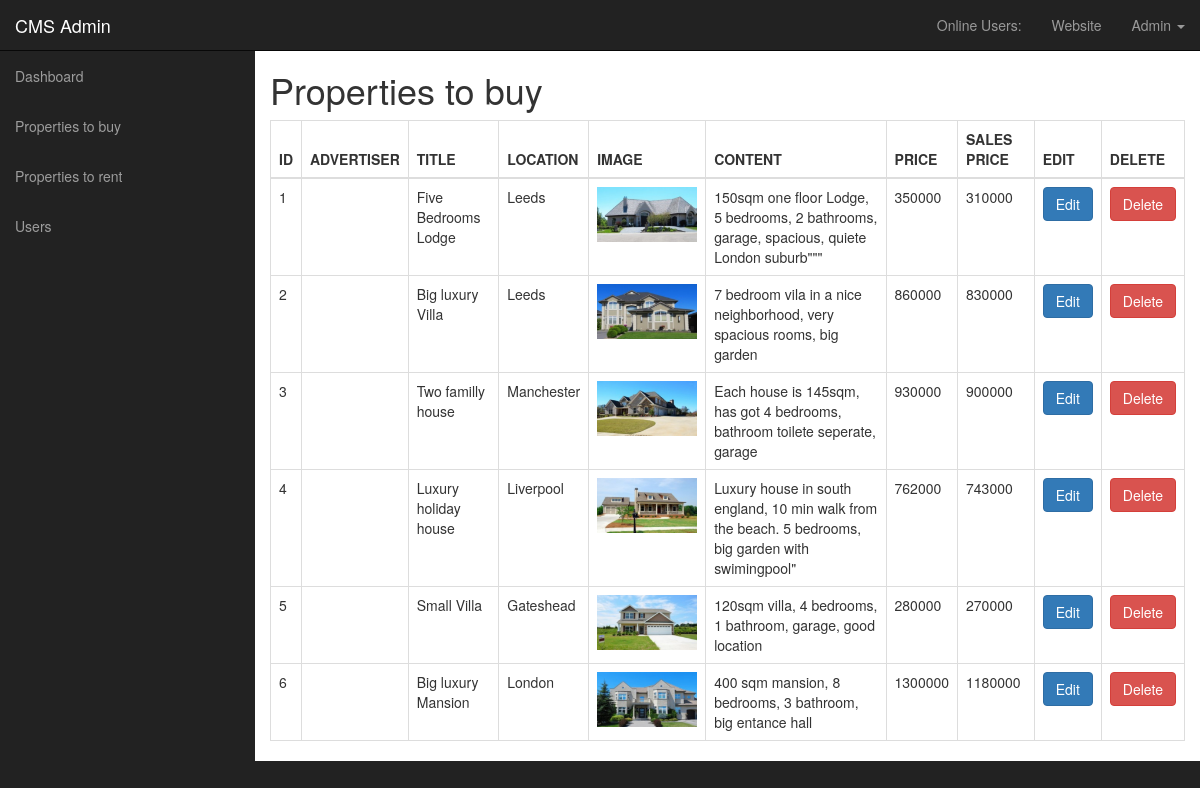
Screenshot of /admin/all_properties_buy.php (signed in) with the database file from the repository.
### tables this page shows
CREATE TABLE `properties_buy` (
  `prop_id` int(11) NOT NULL,
  `prop_advertiser` varchar(255) NOT NULL,
  `prop_title` varchar(255) NOT NULL,
  `prop_location` varchar(255) NOT NULL,
  `prop_image` text NOT NULL,
  `prop_content` text NOT NULL,
  `prop_price` int(10) NOT NULL,
  `prop_sale_price` int(10) NOT NULL,
  `prop_sqm` int(11) NOT NULL,
  `prop_bedrooms` int(3) NOT NULL,
  `prop_bathrooms` int(3) NOT NULL,
  `prop_floor` int(3) NOT NULL,
  `prop_balcony` tinyint(1) NOT NULL,
  `prop_elevator` tinyint(1) NOT NULL,
  `prop_garage` tinyint(1) NOT NULL,
  `prop_garden` tinyint(1) NOT NULL,
  `prop_renovated` tinyint(1) NOT NULL
);

### admin/include/functions.php (called while the page is built, shortened)
<?php
function isAdmin(){
    if(isset($_SESSION['user_role']) && $_SESSION['user_role'] == 'Admin'){
        return true;
    }else{
        return false;
    }
}
 ?>

### admin/all_properties_buy.php (the view, shortened to what this page needs)
<?php include("include/admin-header.php");?>
    <div class="wrapper">
        <?php include("include/navigation.php");?>
        <div class="main-content">
            <div class="container-fluid">
                <div class="row">
                    <div class="col-xs-12">
                        <h1>Properties to buy</h1>
                        <div class="table-responsive">
                          <table class="table table-bordered">
                              <thead>
                                  <tr>
                                      <th>ID</th>
                                      <th>ADVERTISER</th>
                                      <th>TITLE</th>
                                      <th>LOCATION</th>
                                      <th>IMAGE</th>
                                      <th>CONTENT</th>
                                      <th>PRICE</th>
                                      <th>SALES PRICE</th>
                                      <th>EDIT</th>
                                      <th>DELETE</th>
                                  </tr>
                              </thead>
                              <tbody>
                                  <?php
                                  if (isAdmin()) {
                                      $query = "SELECT * FROM properties_buy";
                                  } else {
                                    $query = "SELECT * FROM properties_buy WHERE prop_advertiser = '{$_SESSION['firstname']}'";
                                  }
                                      $result = mysqli_query($connection,$query);
                                      while($row = mysqli_fetch_assoc($result)){
                                          $prop_id = $row['prop_id'];
                                          $prop_advertiser = $row['prop_advertiser'];
                                          $prop_title = $row['prop_title'];
                                          $prop_location = $row['prop_location'];
                                          $prop_image = $row['prop_image'];
                                          $prop_content = $row['prop_content'];
                                          $prop_price = $row['prop_price'];
                                          $prop_sale_price = $row['prop_sale_price'];
                                          echo "<tr>";
                                          echo "<td>$prop_id</td>";
                                          echo "<td>$prop_advertiser</td>";
                                          echo "<td>$prop_title</td>";
                                          echo "<td>$prop_location</td>";
                                          echo "<td><img width=100 src='../image/$prop_image' alt='image' </td>";
                                          echo "<td>$prop_content</td>";
                                          echo "<td>$prop_price</td>";
                                          echo "<td>$prop_sale_price</td>";
                                          echo "<td><a class='btn btn-primary' href='edit_properties_buy.php?edit=$prop_id'>Edit</a></td>";
                                          echo "<td><a rel='{$prop_id}' class='btn btn-danger delete-link' href='javascript: void(0)'>Delete</a></td>";
                                          echo "</tr>";
                                      }
                                  ?>
                              </tbody>
                          </table>
                        </div>
                    </div>
                </div>
            </div>
        </div>
    </div>
<?php include("include/admin-footer.php");?>

### admin/css/style.css (style rules this page uses)
body { background-color: #222; }
.wrapper { margin-top: 100px; }
@media (min-width:768px) { .main-content { margin-left: 255px; } }
@media (min-width:768px) { .wrapper { margin-top: 50px; } }
.main-content { background-color: #fff; }

### rows the page displays
properties_buy: prop_id "1", prop_title "Five Bedrooms Lodge", prop_location "Leeds", prop_image (picture), prop_content "150sqm one floor Lodge, 5 bedrooms, 2 bathrooms, garage, spacious, quiete London suburb\"\"\"", prop_price "350000", prop_sale_price "310000"
properties_buy: prop_id "2", prop_title "Big luxury Villa", prop_location "Leeds", prop_image (picture), prop_content "7 bedroom vila in a nice neighborhood, very spacious rooms, big garden", prop_price "860000", prop_sale_price "830000"
properties_buy: prop_id "3", prop_title "Two familly house", prop_location "Manchester", shows a picture, prop_content "Each house is 145sqm, has got 4 bedrooms, bathroom toilete seperate, garage", prop_price "930000", prop_sale_price "900000"
properties_buy: prop_id "4", prop_title "Luxury holiday house", prop_location "Liverpool", prop_image (picture), prop_content "Luxury house in south england, 10 min walk from the beach. 5 bedrooms, big garden with swimingpool\"", prop_price "762000", prop_sale_price "743000"
properties_buy: prop_id "5", prop_title "Small Villa", prop_location "Gateshead", shows a picture, prop_content "120sqm villa, 4 bedrooms, 1 bathroom, garage, good location", prop_price "280000", prop_sale_price "270000"
properties_buy: prop_id "6", prop_title "Big luxury Mansion", prop_location "London", shows a picture, prop_content "400 sqm mansion, 8 bedrooms, 3 bathroom, big entance hall", prop_price "1300000", prop_sale_price "1180000"

### other values shown
$_SESSION['firstname'] "Admin"
